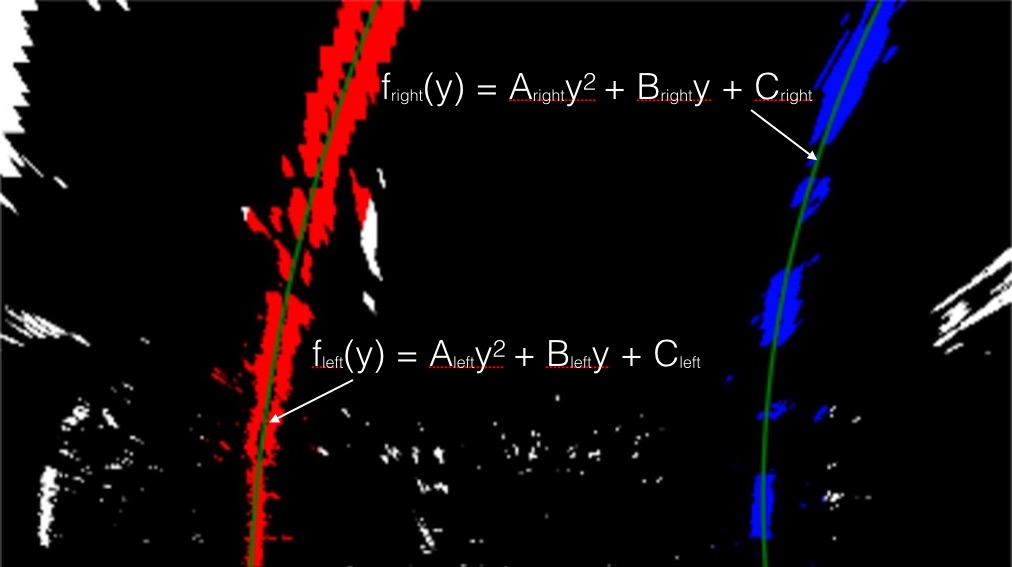
#> input picture examples/color_fit_lines.jpg, 1012 x 567 px; its folder holds only this picture in this run
$ python -i utils_v1.py   (imports and definitions only)   (older library calls are emulated)
#> lines starting #> are read from the running program, lines starting #| are printed output that depends on the picture; after the words box and inside, x2 and y2 are one past the last pixel; in counts of white or black regions, pixels touching at a corner belong together
# -*- coding: utf-8 -*-
"""
Created on Fri Oct  6 23:37:10 2017

@author: yang
"""

import numpy as np
import os
import cv2
import matplotlib.pyplot as plt
import matplotlib.image as mpimg
import math

#get all image in the given directory persume that this directory only contain image files
# [95 lines left out: functions get_images_by_dir, calibrate, get_M_Minv, cal_undistort, abs_sobel_thresh, mag_thresh, not called in this run]
#计算角度
def dir_threshold(img, sobel_kernel=3, thresh=(0, np.pi/2)):
    # Grayscale
    gray = cv2.cvtColor(img, cv2.COLOR_RGB2GRAY)
    # Calculate the x and y gradients
    sobelx = cv2.Sobel(gray, cv2.CV_64F, 1, 0, ksize=sobel_kernel)
    sobely = cv2.Sobel(gray, cv2.CV_64F, 0, 1, ksize=sobel_kernel)
    # Take the absolute value of the gradient direction,
    # apply a threshold, and create a binary image result
    absgraddir = np.arctan2(np.absolute(sobely), np.absolute(sobelx))
    binary_output =  np.zeros_like(absgraddir)
    binary_output[(absgraddir >= thresh[0]) & (absgraddir <= thresh[1])] = 1

    # Return the binary image
    return binary_output
# H :色相 S：饱和度  L :亮度
#路面颜色相对较浅且车道线颜色为黄色的区域，车道线仍然被清晰的捕捉到了，然而在其他地方表现却不太理想
# [11 lines left out: function hls_select, not called in this run]
#L*表示物体亮度，u*和v*是色度
def luv_select(img, thresh=(0, 255)):
    luv = cv2.cvtColor(img, cv2.COLOR_RGB2LUV)
    l_channel = luv[:,:,0]
    # l_channel = luv[:, :, 1]
    binary_output = np.zeros_like(l_channel)
    binary_output[(l_channel > thresh[0]) & (l_channel <= thresh[1])] = 1
    return binary_output
#Lab空间取坐标Lab，其中L亮度；a的正数代表红色，负端代表绿色；b的正数代表黄色， 负端代表兰色(
def lab_select(img, thresh=(0, 255)):
    lab = cv2.cvtColor(img, cv2.COLOR_RGB2Lab)
    # b_channel = lab[:,:,2]
    b_channel = lab[:, :, 0]
    binary_output = np.zeros_like(b_channel)
    binary_output[(b_channel > thresh[0]) & (b_channel <= thresh[1])] = 1
    return binary_output

# [1022 lines left out: functions find_line, find_lane_pixels, find_line_by_previous, draw_area, calculate_curv_and_pos, select_yellow and 13 more, not called in this run]
def thresholding_black(img):
    #setting all sorts of thresholds
    # x_thresh = utils.abs_sobel_thresh(img, orient='x', thresh_min=50 ,thresh_max=120)
    #mag_thresh1 = mag_thresh(img, sobel_kernel=9, mag_thresh=(50, 150))
    dir_thresh = dir_threshold(img, sobel_kernel=3, thresh=(0.9, 1.6))
    # hls_thresh = utils.hls_select(img, thresh=(200,250))
    lab_thresh = lab_select(img, thresh=(50, 200))
    luv_thresh = luv_select(img, thresh=(250, 255))
    x_thresh = 1
    hls_thresh = 0
    mag_thresh1 = 0
    # [10 lines of commented-out code are left out]
    threshholded = np.zeros_like( luv_thresh)
    threshholded[((x_thresh == 1) & (mag_thresh1 == 1)) | ((dir_thresh == 1) & (hls_thresh == 1)) | (lab_thresh == 1) | (luv_thresh == 1)] = 1
    # threshholded[((x_thresh == 1) & (mag_thresh == 1)) | ( (hls_thresh == 1)) | (lab_thresh == 1) | (luv_thresh == 1)] = 1
    return threshholded

>>> import cv2
>>> picture = cv2.imread('examples/color_fit_lines.jpg')
#> picture is the input picture: shape (567, 1012, 3); mean B, G, R 11.4, 8.2, 15.7
>>> result = thresholding_black(picture)
#> in dir_threshold, `gray = cv2.cvtColor(img, cv2.COLOR_RGB2GRAY)`:
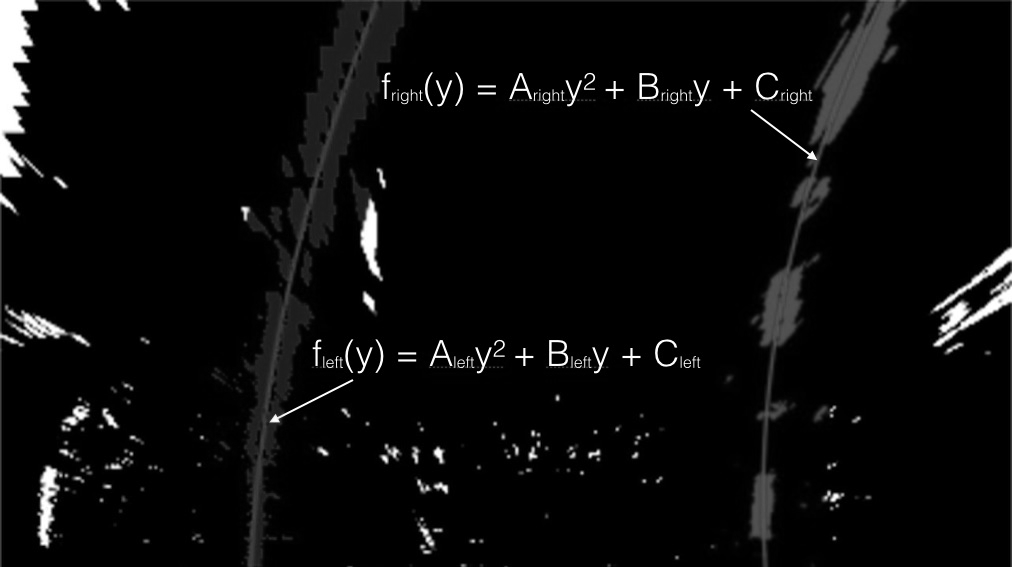
#> gray: shape (567, 1012); min 0, max 255, mean 10
#> in dir_threshold, `sobely = cv2.Sobel(gray, cv2.CV_64F, 0, 1, ksize=sobel_kernel)`:
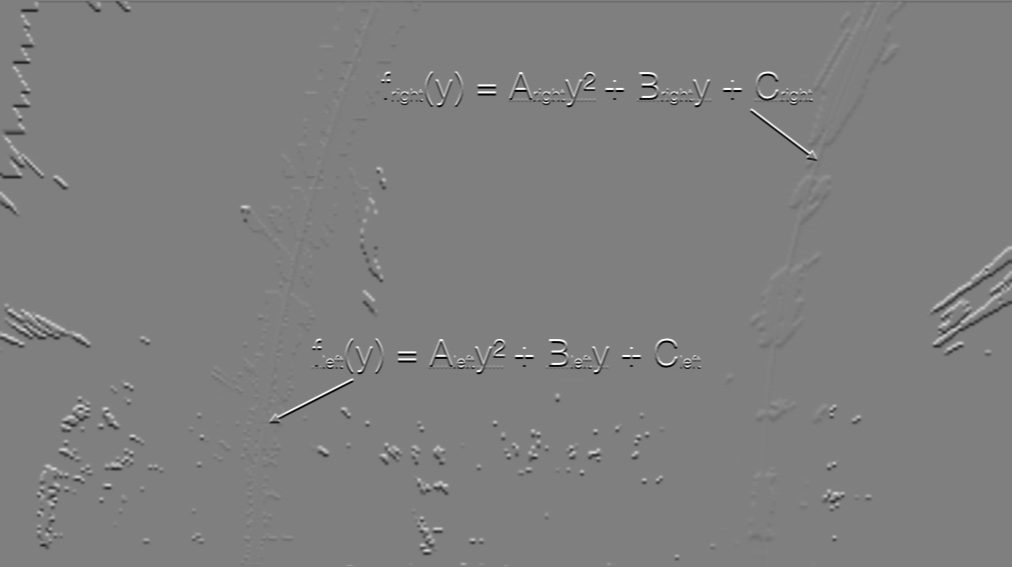
#> sobely: shape (567, 1012) float64; min -1020, max 1020, mean -0.6; drawn with min black and max white
#> in dir_threshold, `absgraddir = np.arctan2(np.absolute(sobely), np.absolute(sobelx))`:
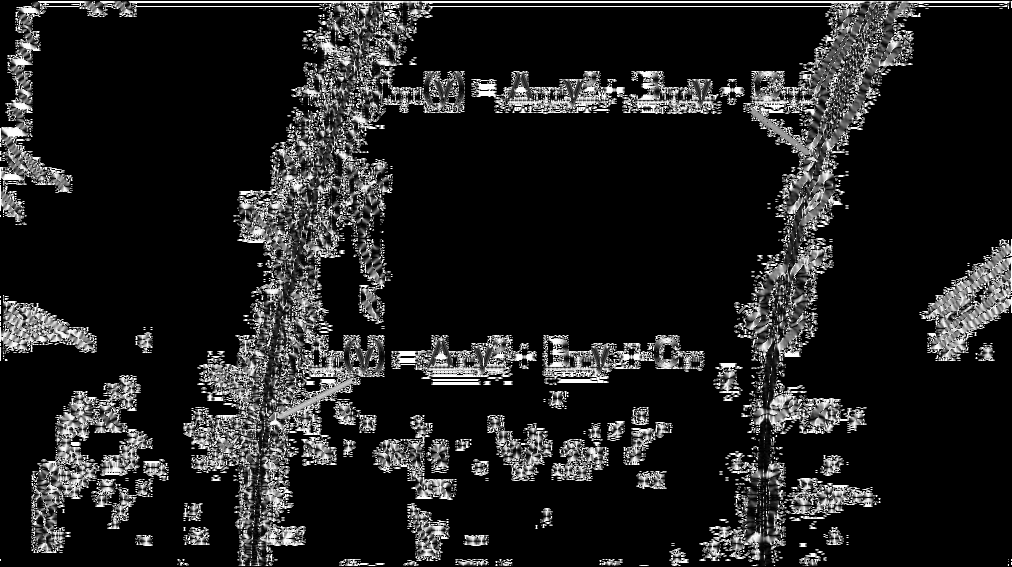
#> absgraddir: shape (567, 1012) float64; min 0, max 1.57, mean 0.201; drawn with min black and max white
#> in thresholding_black, `dir_thresh = dir_threshold(img, sobel_kernel=3, thresh=(0.9, 1.6))`:
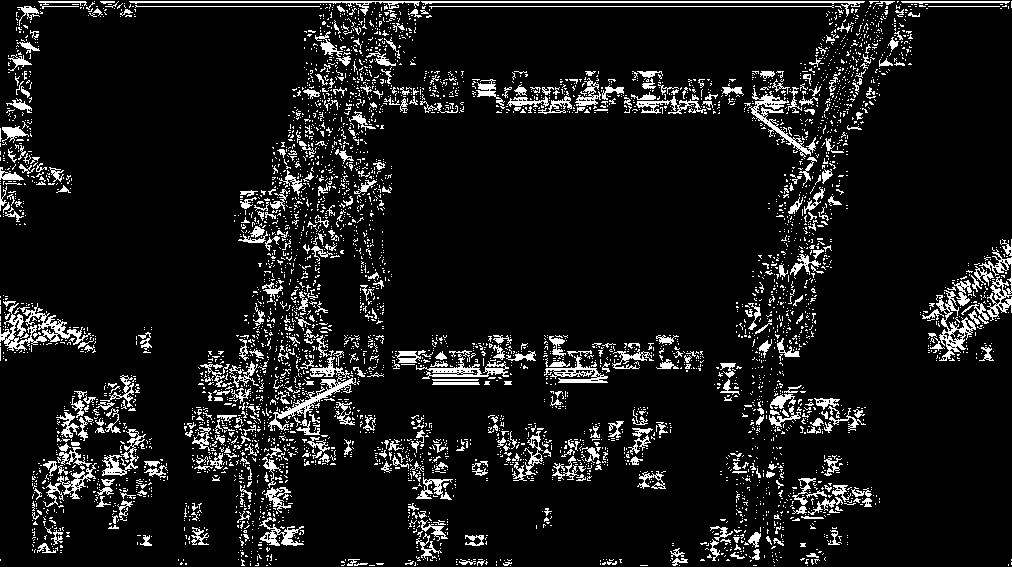
#> dir_thresh: shape (567, 1012) float64; values 0 (black) and 1 (white), 9.4% white in thin lines or dots
#> in lab_select, `lab = cv2.cvtColor(img, cv2.COLOR_RGB2Lab)`: lab: shape (567, 1012, 3); mean of channels 0, 1, 2 12.3, 131.7, 125.5
#> in lab_select, `b_channel = lab[:, :, 0]`:
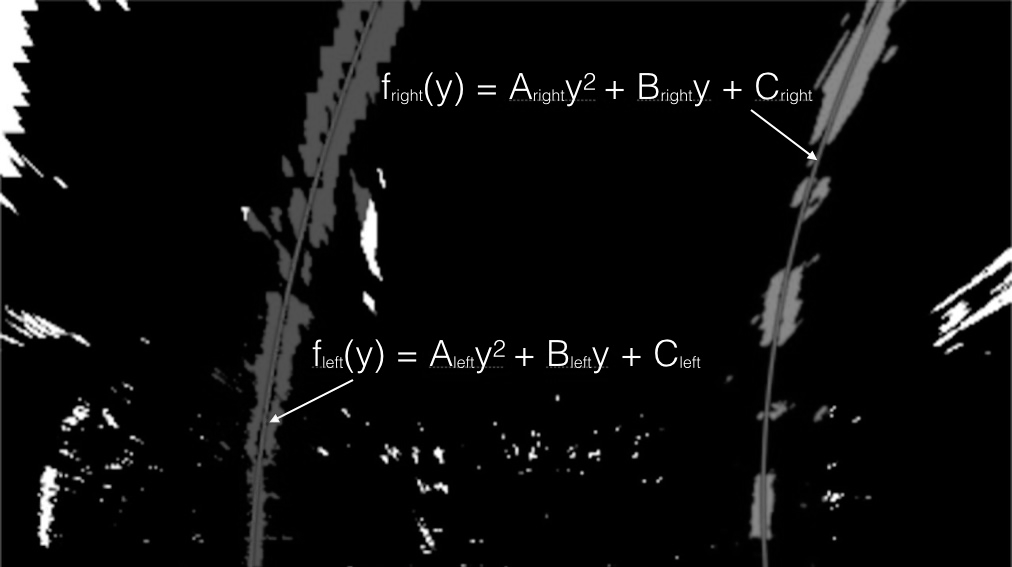
#> b_channel: shape (567, 1012); min 0, max 255, mean 12.3
#> in thresholding_black, `lab_thresh = lab_select(img, thresh=(50, 200))`: lab_thresh: shape (567, 1012); values 0 (black) and 1 (white), 7.4% white; 854 white regions (765 under 20 px), largest, box (x1, y1, x2, y2) and area: (245, 0, 406, 567) 18136, (750, 0, 907, 567) 11559, (931, 0, 1012, 567) 1692
#> in luv_select, `luv = cv2.cvtColor(img, cv2.COLOR_RGB2LUV)`: luv: shape (567, 1012, 3); mean of channels 0, 1, 2 12.2, 97.5, 132.9
#> in thresholding_black, `luv_thresh = luv_select(img, thresh=(250, 255))`:
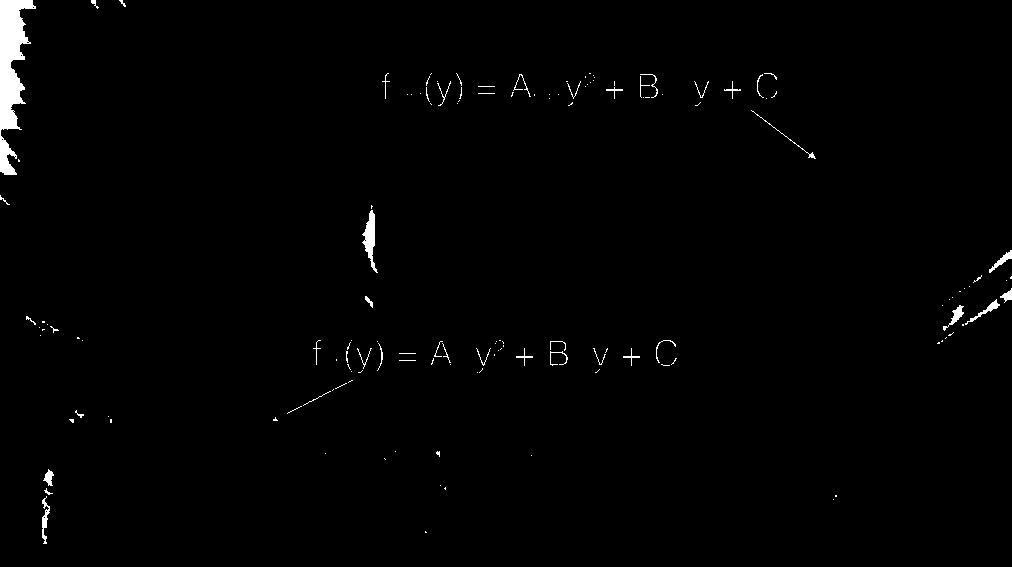
#> luv_thresh: shape (567, 1012); values 0 (black) and 1 (white), 1.1% white; 144 white regions (105 under 20 px), largest, box (x1, y1, x2, y2) and area: (0, 0, 36, 175) 3108, (362, 210, 378, 273) 431, (42, 496, 50, 544) 167
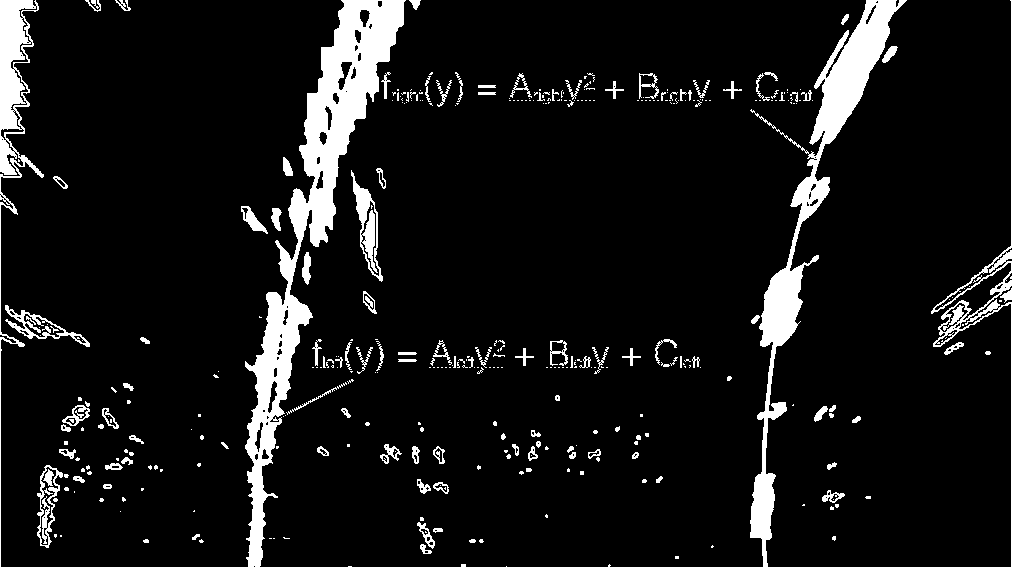
#> result: shape (567, 1012); values 0 (black) and 1 (white), 8.4% white; 372 white regions (251 under 20 px), largest, box (x1, y1, x2, y2) and area: (245, 0, 406, 567) 18147, (750, 0, 907, 567) 11732, (0, 0, 44, 567) 4445
